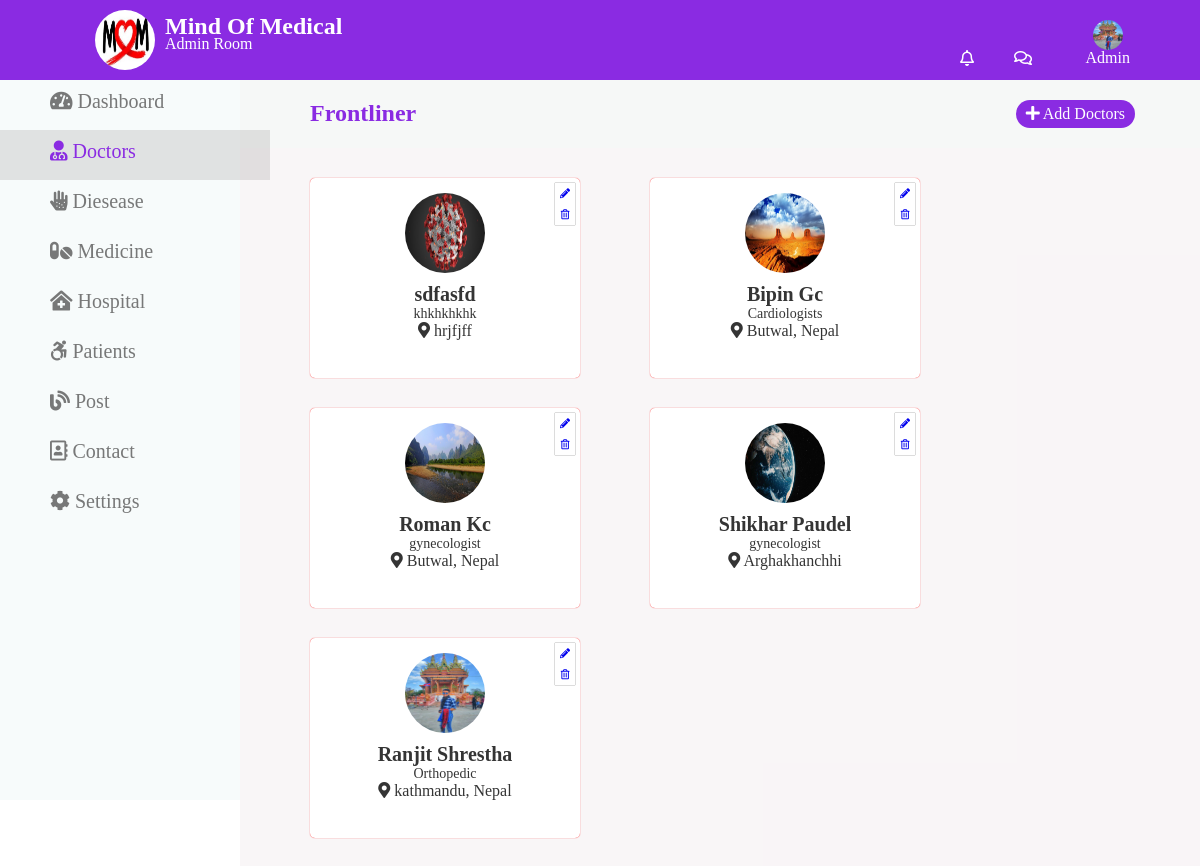
/admin/html/frontliner.php, run on the app's committed database.
### tables this page shows
CREATE TABLE `doctors` (
  `id` int(255) UNSIGNED NOT NULL,
  `name` varchar(255) NOT NULL,
  `specialist` varchar(255) NOT NULL,
  `address` varchar(1000) NOT NULL,
  `photo` varchar(255) NOT NULL
);

### admin/html/frontliner.php (the view, shortened to what this page needs)
<!DOCTYPE html>
<html lang="en">
<head>
    <link rel="stylesheet" href="../index_admin.css">
    <link rel="stylesheet" href="frontliner.css">
    <link rel="stylesheet" href="../../font/css/all.css">
</head>
<header class="header">
    <div class="logo">
        <img class="img_logo" src="../../img/moma.jpg">
        <div class="logo_title">
            <h2 class="logo_name">Mind Of Medical</h2>
            <p class="logo_room">Admin Room</p>
        </div>
    </div>
    <div class="nav">
        <ul class="ul_nav">
            <li class="ul_nav_li"><i class="far fa-bell"></i></li>
            <li class="ul_nav_li"><i class="far fa-comments"></i></li>
        </ul>
        <div class="admin">
            <img class="admin_img" src="../../img/ran.jpg">
            <p class="admin_name">Admin</p>
        </div>
    </div>
</header>
<body>
    <div class="container">
        <div class="first_div">
            <ul class="ul_list" id="myDIV">
                <a href="../../admin/index.html">
                    <li class="li_list"><i class="fas fa-tachometer-alt"></i> Dashboard</li>
                </a>
                <a href="frontliner.php">
                    <li class="li_list active"><i class="fas fa-user-md"></i> Doctors</li>
                </a>
                <a href="diesease/diesease.php">
                    <li class="li_list"><i class="fas fa-allergies"></i> Diesease</li>
                </a>
                <a href="medicines/medicine.php">
                    <li class="li_list"><i class="fas fa-pills"></i> Medicine</li>
                </a>
                <a href="../html/diesease/diesease.html">
                    <li class="li_list"><i class="fas fa-clinic-medical"></i> Hospital</li>
                </a>
                <a href="../html/diesease/diesease.html">
                    <li class="li_list"><i class="fab fa-accessible-icon"></i> Patients</li>
                </a>
                <a href="post/post.php">
                    <li class="li_list"><i class="fas fa-blog"></i> Post</li>
                </a>
                <a href="../html/diesease/diesease.html">
                    <li class="li_list"><i class="far fa-address-book"></i> Contact</li>
                </a>
                <li class="li_list"><i class="fas fa-cog"></i> Settings</li></a>
            </ul>
        </div>
        <div class="second_div">
            <div class="add_doctor">
                <h2 class="dashboard_name">Frontliner</h2>
                <a href="add_frontliner.php">
                    <div class="add_post_btn"><i class="fas fa-plus"></i> Add Doctors</div>
                </a>
            </div>
            <div class="dasboard_container">
                <?php
                include "connection.php";
                $sql = "SELECT * FROM doctors ORDER BY id DESC";
                $query = mysqli_query($con, $sql) or die("Query Failed");
                if (mysqli_num_rows($query) > 0) {
                    while ($row = mysqli_fetch_assoc($query)) {
                ?>
                        <div class="dashboard_div divi">
                            <div class="img_edit_delete_div">
                                <img class="doc_img" src="upload/<?php echo $row['photo']; ?>">
                                <div id="edit_delete">
                                    <a href="edit_frontliner.php?id=<?php echo $row['id']; ?>">
                                        <li class="delete"><i class="fas fa-pencil-alt"></i> </li>
                                    </a>
                                    <a href="delete_frontliner.php?id=<?php echo $row['id']; ?>">
                                        <li class="delete"> <i class="far fa-trash-alt"></i> </li>
                                    </a>
                                </div>
                            </div>
                            <h2 class="doc_name"><?php echo $row['name']; ?></h2>
                            <p class="doc_field"><?php echo $row['specialist']; ?></p>
                            <p class="doc_address"><i class="fas fa-map-marker-alt"></i> <?php echo $row['address']; ?></p>
                        </div>
                <?php }
                } else {
                    echo "no data found";
                }
                ?>
            </div>
        </div>
    </div>
</body>
</html>

### admin/index_admin.css (style rules this page uses)
* { margin:0px; padding:0px; box-sizing:border-box; }
.header { background:blueviolet; display:flex; justify-content: space-between; height:80px; position:fixed; width:100%; z-index:100; }
.logo { display:flex; justify-content: space-between; margin-left:95px; margin-top:0px; }
.img_logo { margin-top:10px; height:60px; width:60px; border-radius:50%; }
.logo_title { font-family:'itim',cursive; color:white; margin:13px 10px; }
.logo_room { font-size:16px; margin-top:-5px; }
.nav { display: flex; justify-content: space-between; width:240px; margin-right:40px; }
.ul_nav { display: flex; justify-content: space-between; list-style: none; }
.ul_nav_li { color:white; font-family:'itim',cursive; margin-top:50px; margin-left:40px; }
.admin { display: block; justify-content: space-between; margin-top:20px; margin-right:30px; }
.admin_img { margin-left:5px; height:30px; width:30px; border-radius:50%; }
.admin_name { color:white; font-family:'itim',cursive; margin-top:-5px; margin-left:-2px; }
a { text-decoration:none; }
.container { display:grid; grid-template-columns: 20% 80%; padding-top:80px; }
.first_div { background:rgba(245, 250, 250, 0.801); height:90vh; width:100%; overflow:hidden; }
.second_div { background:rgb(225, 226, 223); height:auto; width:100%; padding-bottom:100px; }
.ul_list { display:flex; flex-direction: column; overflow:hidden; overflow-y: scroll; position:fixed; width:270px; height:86vh; }
.li_list { padding:10px 20px; font-size:20px; color:rgba(14, 13, 13, 0.548); font-family:'itim',cursive; padding-left:50px; background:transparent; height:50px; width:100%; }
.active, .li_list:hover { color:blueviolet; cursor:pointer; background:rgba(68, 66, 66, 0.13); }

### admin/html/frontliner.css (style rules this page uses)
* { margin:0px; padding:0px; box-sizing:border-box; }
.second_div { background:rgba(233, 221, 227, 0.281); width:100%; height:100%; }
.add_doctor { display:flex; justify-content:space-between; width:100%; height:auto; padding:20px 70px; background:rgb(246, 248, 247); color:red; font-family: 'itim',cursive; }
.dashboard_name { color:blueviolet; font-size:24px; }
.add_post_btn { margin-right:-5px; color:white; background:blueviolet; padding:5px 10px; border-radius:50px; cursor:pointer; }
.dasboard_container { display:flex; flex-wrap: wrap; }
.divi { margin-top:30px; margin-left:70px; background:white; height:200px; width:270px; border-radius:5px; box-shadow: 0px 0px 1px red; text-align: center; }
.img_edit_delete_div { width:100%; height:auto; padding-top:10px; padding-right:10px; padding-bottom:5px; display:flex; justify-content: space-between; }
.doc_img { height:80px; width:80px; border-radius:50%; margin-top:5px; margin-left:95px; }
.doc_name { font-size:20px; margin-top:5px; font-family:'itim',cursive; color:rgba(0, 0, 0, 0.795); }
.doc_field { font-size:14px; font-family:'itim',cursive; color:rgba(0, 0, 0, 0.795); }
.doc_address { font-family:'itim',cursive; color:rgba(0, 0, 0, 0.795); font-size:16px; }
#edit_delete { list-style:none; position:absolute; height:auto; width:20px; box-shadow: 0px 0px 1px rgba(0, 0, 0, 0.815); margin-top:-5px; margin-left:245px; float:right; }
.delete { font-family:'itim',cursive; font-size:10px; padding:5px; }

### data on the page
doctors: photo (picture), name "sdfasfd", specialist "khkhkhkhk", address "hrjfjff"
doctors: photo (picture), name "Bipin Gc", specialist "Cardiologists", address "Butwal, Nepal"
doctors: photo (picture), name "Roman Kc", specialist "gynecologist", address "Butwal, Nepal"
doctors: photo (picture), name "Shikhar Paudel", specialist "gynecologist", address "Arghakhanchhi"
doctors: photo (picture), name "Ranjit Shrestha", specialist "Orthopedic", address "kathmandu, Nepal"
